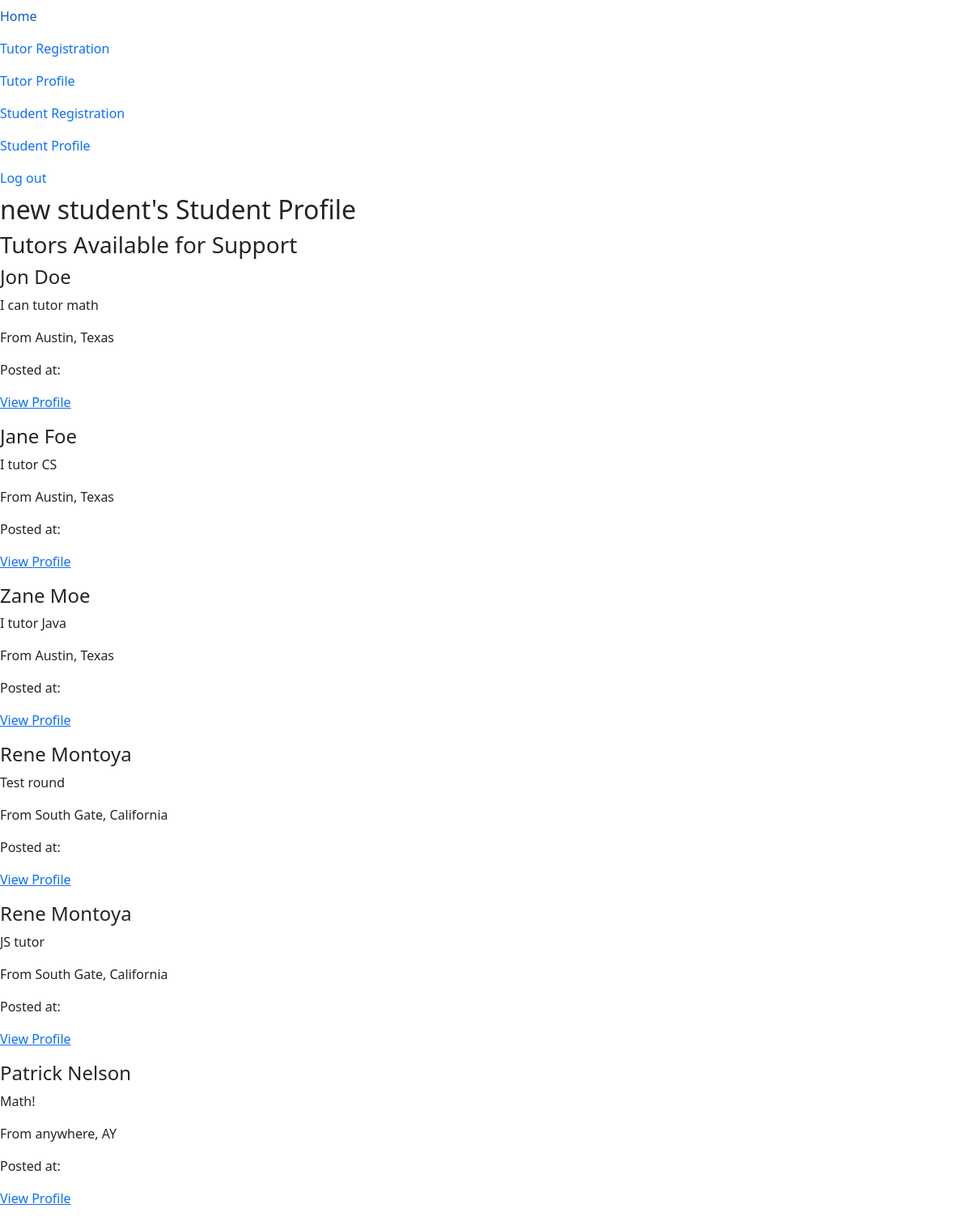
The page /index/stu_pro (signed in) on the database its author committed.
### main/models.py (models this page shows)
class Student_Profile(models.Model):
    first_name = models.CharField(max_length=255)
    last_name = models.CharField(max_length=255)
    email = models.EmailField(unique=True)
    street_addr = models.CharField(max_length=255)
    city = models.CharField(max_length=255)
    state = models.CharField(max_length=255)
    country = models.CharField(max_length=255)
    desc = models.TextField()
    user = models.ForeignKey(User,related_name="profile_Student", on_delete=models.CASCADE)
    created_at = models.DateTimeField(auto_now_add=True)
    updated_at = models.DateTimeField(auto_now_add=True)

class Tutor_Profile(models.Model):
    first_name = models.CharField(max_length=255)
    last_name = models.CharField(max_length=255)
    email = models.EmailField(unique=True)
    street_addr = models.CharField(max_length=255)
    city = models.CharField(max_length=255)
    state = models.CharField(max_length=255)
    country = models.CharField(max_length=255)
    desc = models.TextField()
    user = models.ForeignKey(User,related_name="profile_Tutor", on_delete=models.CASCADE)
    created_at = models.DateTimeField(auto_now_add=True)
    updated_at = models.DateTimeField(auto_now_add=True)

### main/views.py (the view)
# urls.py: path('/stu_pro', views.stu_pro, name='stu_pro'),
def stu_pro(request):
    user = request.user
    this_user = Student_Profile.objects.filter(user=user)
    print('CHECK', this_user[0])
    all_tutors = Tutor_Profile.objects.all()
    context = {
        'all_tutors': all_tutors,
        'this_tutor': this_user[0],
    }
    return render(request,'stu_pro.html', context)

### main/templates/stu_pro.html (shortened to what this page needs)
<!DOCTYPE html>
<html lang="en">
<head>
    <link href="https://cdn.jsdelivr.net/npm/bootstrap@5.0.0-beta1/dist/css/bootstrap.min.css" rel="stylesheet">
</head>
<body>
    <div>
        <ul class="navbar-nav me-auto mb-2 mb-lg-0">
            <li class="nav-item">
                <a class="nav-link active" aria-current="page" href="/index">Home</a>
            </li>
            <li class="nav-item">
                <a class="nav-link" href="/index/tutreg">Tutor Registration</a>
            </li>
            <li class="nav-item">
                <a class="nav-link" href="/index/tutor_pro">Tutor Profile</a>
            </li>
            <li class="nav-item">
                <a class="nav-link" href="/index/stureg">Student Registration</a>
            </li>
            <li class="nav-item">
                <a class="nav-link" href="/index/stu_pro">Student Profile</a>
            </li>
            <li class="nav-item">
                <a class="nav-link" href="/login/log_out">Log out</a>
            </li>
        </ul>
    </div>
    <div id="this_student">
        <h2>{{this_tutor.first_name}}'s Student Profile</h2>
    </div>
    <div>
        <h3>Tutors Available for Support</h3>
        {% for tutor in all_tutors %}
        <div>
            <h4>{{tutor.first_name}} {{tutor.last_name}}</h4>
            <p>{{tutor.desc}}</p>
            <p>From {{tutor.city}}, {{tutor.state}}</p>
            <p>Posted at: </p>
            <p>
                <a href="/index/profile_tutor/{{tutor.id}}">View Profile</a>
            </p>
        </div>
        {% endfor %}
    </div>
</body>
</html>

### rows shown on the page
Student_Profile: first_name "new student"
Tutor_Profile: first_name "Jon", last_name "Doe", desc "I can tutor math", city "Austin", state "Texas"
Tutor_Profile: first_name "Jane", last_name "Foe", desc "I tutor CS", city "Austin", state "Texas"
Tutor_Profile: first_name "Zane", last_name "Moe", desc "I tutor Java", city "Austin", state "Texas"
Tutor_Profile: first_name "Rene", last_name "Montoya", desc "Test round", city "South Gate", state "California"
Tutor_Profile: first_name "Rene", last_name "Montoya", desc "JS tutor", city "South Gate", state "California"
Tutor_Profile: first_name "Patrick", last_name "Nelson", desc "Math!", city "anywhere", state "AY"
